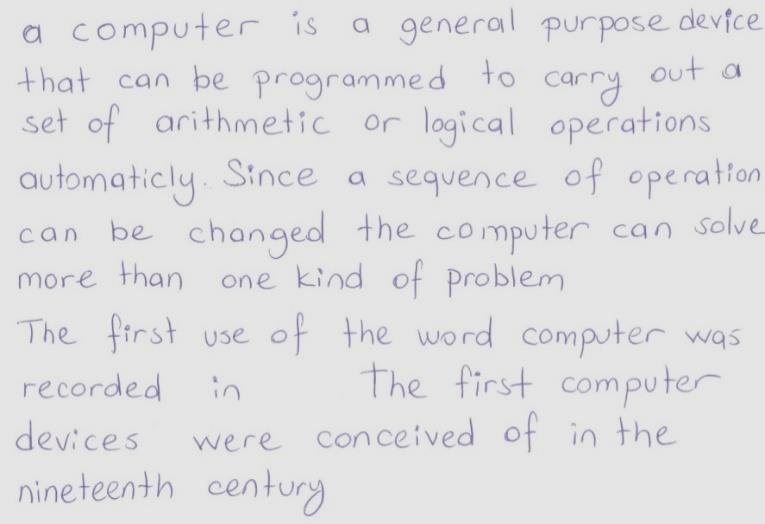
#> input picture temp/test1.png, 765 x 524 px
$ python pytesseract_test.py
#> lines starting #> are read from the running program, lines starting #| are printed output that depends on the picture; after the words box and inside, x2 and y2 are one past the last pixel; in counts of white or black regions, pixels touching at a corner belong together
import cv2
import pytesseract
import os

os.chdir(r'C://Users/Omarm/Desktop/OCR')
pytesseract.pytesseract.tesseract_cmd = r'C:\Program Files\Tesseract-OCR\tesseract.exe'
# 1. Loading an image
img = cv2.imread('temp/test1.png')
#> img is the input picture: shape (524, 765, 3); mean B, G, R 225.2, 223.8, 224

# 2. Resize the image
#img = cv2.resize(img, None, fx=0.5, fy=0.5)

# 3. Convert the image to greyscale
grey = cv2.cvtColor(img, cv2.COLOR_BGR2GRAY)

# 4. Convert the image to black and white using adaptive threshold
adaptive_thresh = cv2.adaptiveThreshold(grey, 255, cv2.ADAPTIVE_THRESH_GAUSSIAN_C, cv2.THRESH_BINARY, 85, 11)
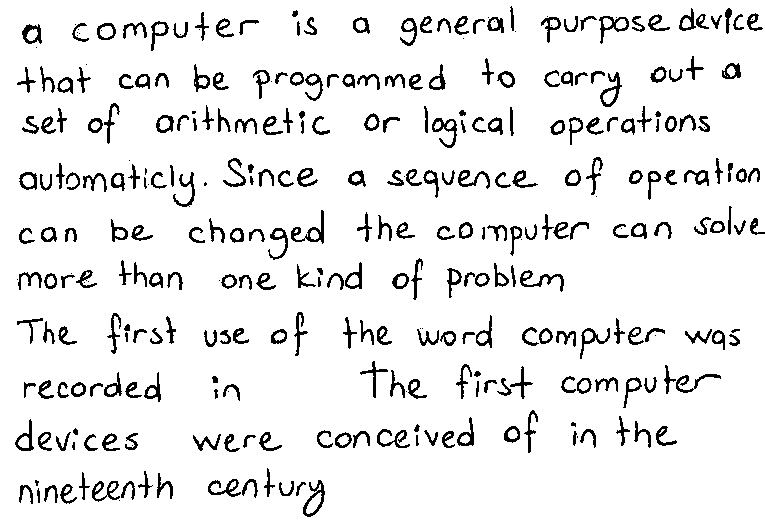
#> adaptive_thresh: shape (524, 765); 92% white; black in thin lines or dots
#> (the run stopped early here; a loop or call above may not have finished)

$ run again, with temp/test2.png copied over temp/test1.png
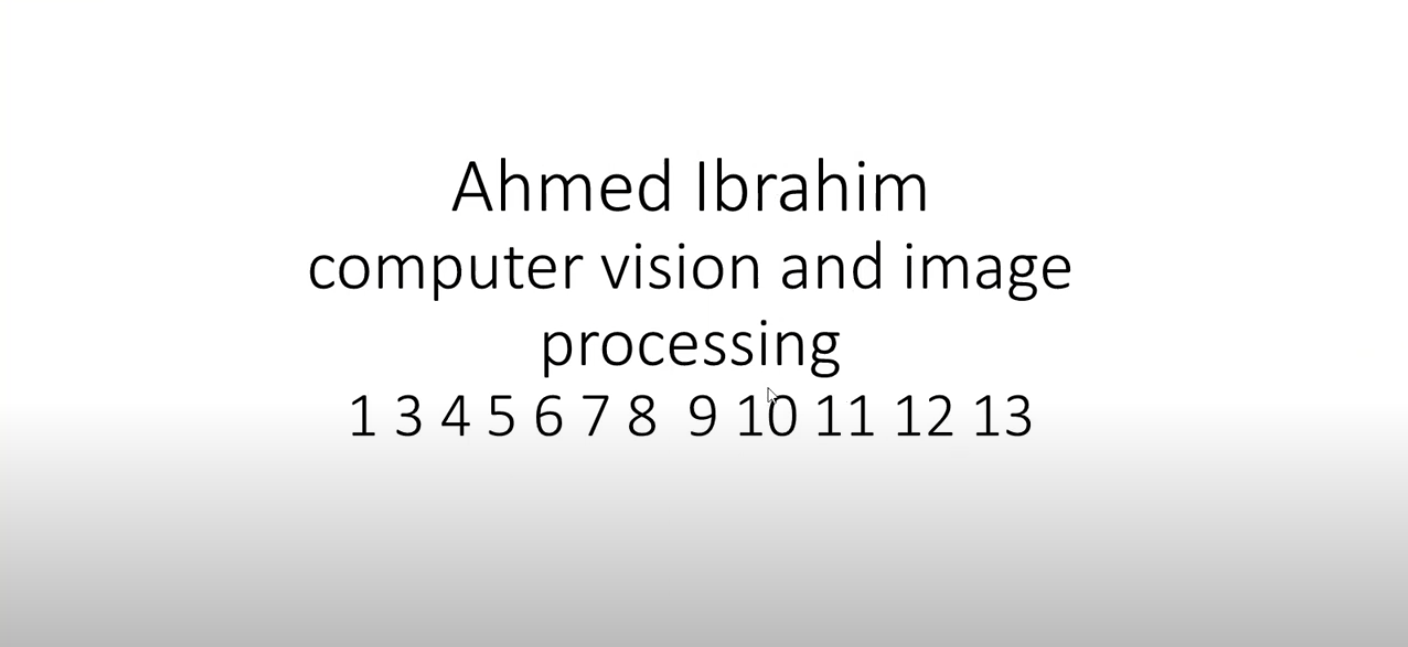
#> input picture temp/test2.png, 1408 x 647 px
#> img is the input picture: shape (647, 1408, 3); mean B, G, R 236.3, 236.3, 236.3
#> `adaptive_thresh = cv2.adaptiveThreshold(grey, 255, cv2.ADAPTIVE_THRESH..`:
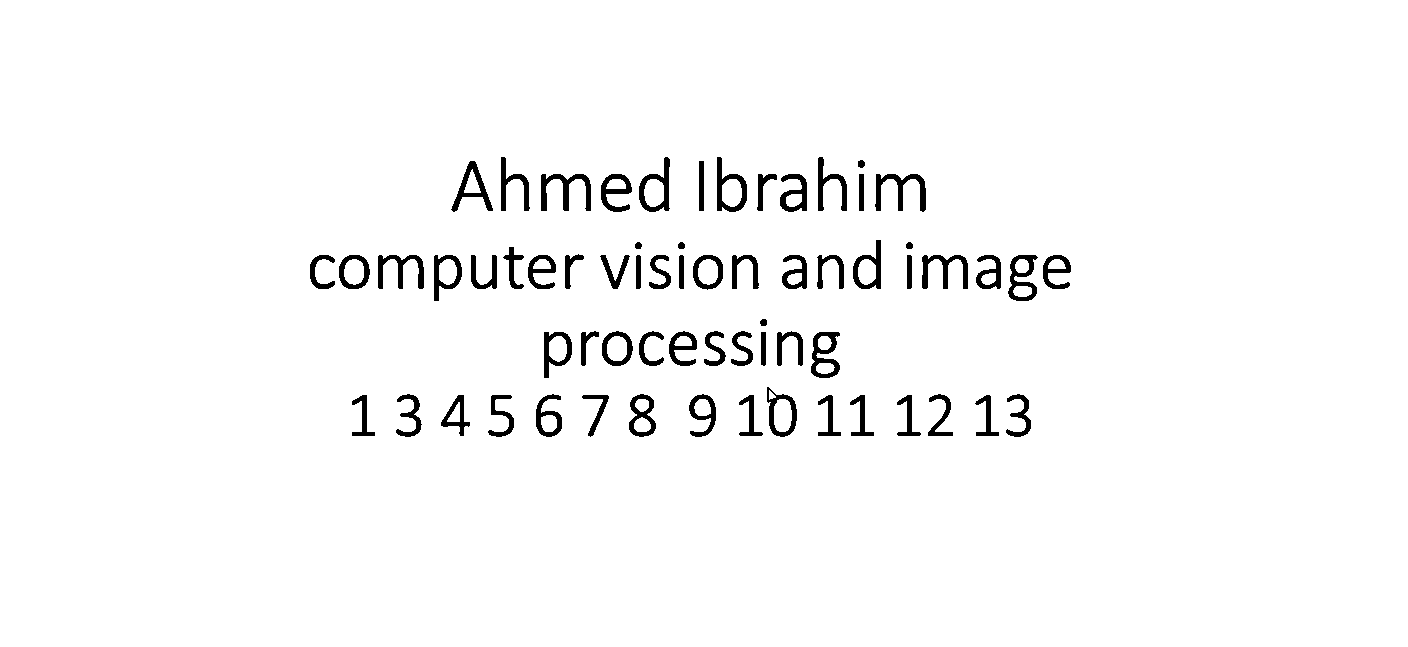
#> adaptive_thresh: shape (647, 1408); 97.2% white; 65 black regions, largest, box (x1, y1, x2, y2) and area: (541, 174, 591, 211) 753, (875, 174, 926, 212) 736, (811, 332, 840, 378) 651
